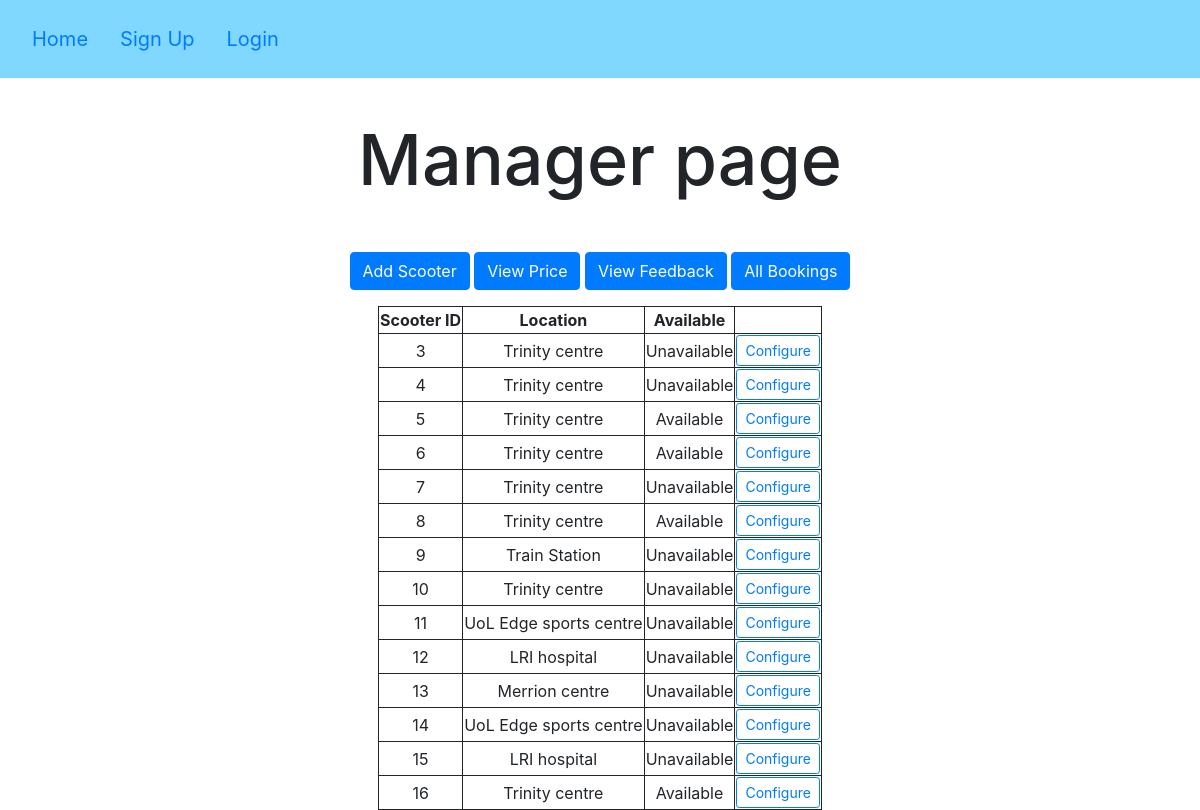
Screenshot of /staff with the database file from the repository.
### app/models.py (models this page shows)
class Scooters(db.Model):
    __tablename__ = 'scooters'
    id = db.Column(db.Integer, primary_key=True)
    available = db.Column(db.Integer) # 1 if available, 2 if being used
    location = db.Column(db.Integer, db.ForeignKey('locations.id'))
    booking = db.relationship('Book', backref='scooters', lazy='dynamic')

### app/views.py (the view)
@app.route("/staff", methods=['GET', 'POST'])
def staff():
    scooters = []
    for i in models.Scooters.query.all():
        scooters.append(i)
    return render_template("staff.html",Scooters = scooters)

### app/templates/staff.html (shortened to what this page needs)
{% extends "base.html" %}
{% block content %}
    <h1>Manager page</h1>
    <div class="manager">
        <div class="manage">
                <button class="btn btn-primary" onclick="location.href='/add_scooter'">Add Scooter</button>
                <button class="btn btn-primary" onclick="location.href='/price'">View Price</button>
                <button class="btn btn-primary" onclick="location.href='/view_feedback'">View Feedback</button>
                <button class="btn btn-primary" onclick="location.href='/all_bookings'">All Bookings</button>
            </div>
       <table class="table-style">
            <thread>
                <tr>
                    <th>Scooter ID</th>
                    <th>Location</th>
                    <th>Available</th>
                    <th></th>
                </tr>
            </thread>
            <tbody>
            {% for scooter in Scooters %}
            <tr>
                    <td>{{scooter.id}}</td>
                    <td>{{scooter.location}}</td>
                    {% if scooter.available == 1 %}
                    <td>Available</td>
                    {% else %}
                    <td>Unavailable</td>
                    {% endif %}
                    <td><a href="/config_scooter/{{scooter.id}}"><button class="btn btn-outline-primary btn-sm" type="button">Configure</button></a></td>
            </tr>
            {% endfor %}
            </tbody>
        </table>
    </div>
{% endblock %}

### app/templates/base.html (shortened to what this page needs)
<!DOCTYPE html>
<html lang="en">
  <head>
    <link rel="stylesheet" href="https://stackpath.bootstrapcdn.com/bootstrap/4.2.1/css/bootstrap.min.css"
>
    <link rel="stylesheet" href="../static/style2.css">
  </head>
  <body>
    <nav class="navbar navbar-expand-sm py-3 navbar-light">
        <div class="collapse navbar-collapse" id="main-navigation">
          <a class="nav-link" href="/">Home</a>
          {% if current_user.is_authenticated %}
          {% if current_user.staff == 0 %}
          <a class="nav-link" href="{{url_for('profile')}}">Profile</a>
          <a class="nav-link" href="{{url_for('booking')}}">Booking</a>
          {% endif %}
          {% if current_user.staff == 2 %}
          <a class="nav-link" href="{{url_for('staff')}}">Staff</a>
          <a class="nav-link" href="{{url_for('price_view')}}">Income</a>
          {% endif %}
          {% if current_user.staff == 1 %}
          <a class="nav-link" href="{{url_for('employee')}}">Employee</a>
          {% endif %}
          <a class="nav-link" href="{{url_for('logout')}}">Logout</a>
          {% else %}
          <a class="nav-link" href="{{url_for('signup')}}">Sign Up</a>
          <a class="nav-link" href="{{url_for('login')}}">Login</a>
          {% endif %}
        </div>
    </nav>
    {% block content %}{% endblock %}
  </body>
</html>

### app/static/style2.css (style rules this page uses)
header, section, footer, nav, main { display: block; }
h1 { text-align: center; font-size: 70px; margin-bottom: 50px; margin-top: 40px; }
.navbar { background-color: #80d7ff; margin-bottom: 30px; }
.nav-link { font-size: 20px; }
.manager { margin: auto; text-align: center; }
.manager table { margin: auto; text-align: center; }
.table-style th { border: 1px solid; }
.table-style td { border: 1px solid; }

### rows the page displays
Scooters: id "3", location "Trinity centre", available "Unavailable"
Scooters: id "4", location "Trinity centre", available "Unavailable"
Scooters: id "5", location "Trinity centre", available "Available"
Scooters: id "6", location "Trinity centre", available "Available"
Scooters: id "7", location "Trinity centre", available "Unavailable"
Scooters: id "8", location "Trinity centre", available "Available"
Scooters: id "9", location "Train Station", available "Unavailable"
Scooters: id "10", location "Trinity centre", available "Unavailable"
Scooters: id "11", location "UoL Edge sports centre", available "Unavailable"
Scooters: id "12", location "LRI hospital", available "Unavailable"
Scooters: id "13", location "Merrion centre", available "Unavailable"
Scooters: id "14", location "UoL Edge sports centre", available "Unavailable"
Scooters: id "15", location "LRI hospital", available "Unavailable"
Scooters: id "16", location "Trinity centre", available "Available"
